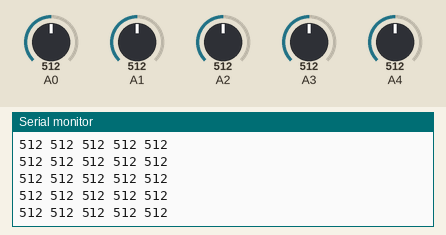
Simulated run of this sketch. Board: Arduino Uno, built with avr-gcc and run on an emulated ATmega328P. Shown: the last lines printed to the serial monitor. The inputs (shaded band) are chosen by the test bench; at power-on: A0 = 512, A1 = 512, A2 = 512, A3 = 512, A4 = 512.

Above: at 1.2 s.
1.3 s: A0 set to 716
At 1.43 s:
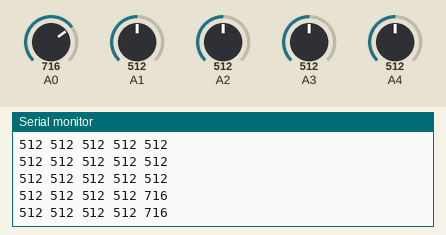
2.8 s: A1 set to 716
At 2.84 s:
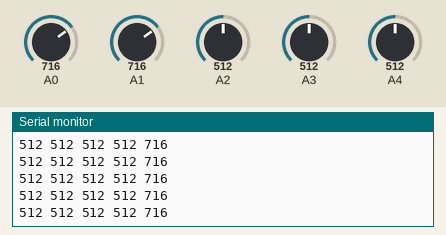
5.8 s: A2 set to 716
At 5.89 s:
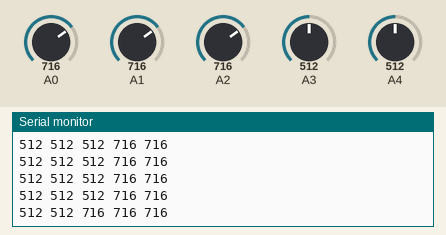
7.3 s: A3 set to 716
At 7.31 s:
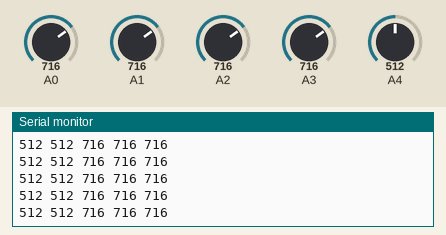
8.8 s: A4 set to 716
At 8.83 s:
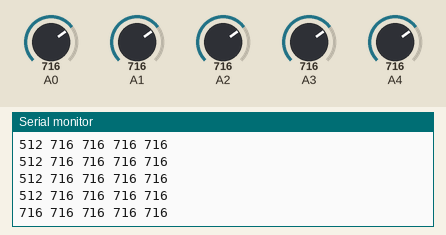
10.3 s: A0 set to 992
At 10.35 s:
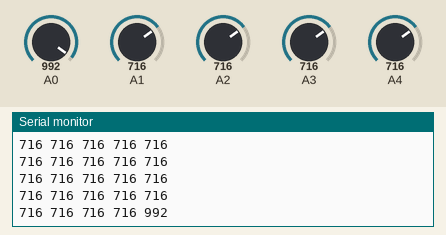
Timing chart, 0 to 12.8 s (numbered marks = the images above; inputs shaded):
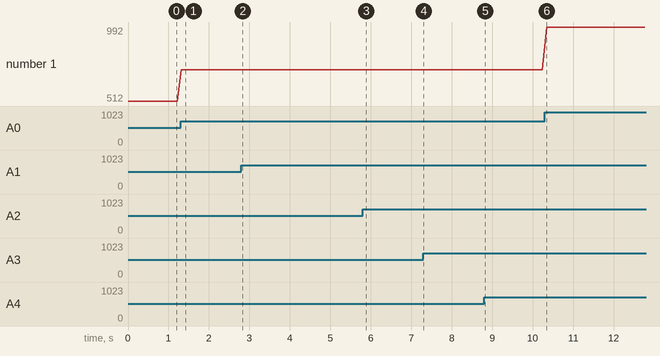

Measured:
- after the input at 1.3 s, the serial monitor: prints a new line at once (image 1)
- after the input at 5.8 s, the serial monitor: prints a new line after 0.08 s (image 3)
- after the input at 8.8 s, the serial monitor: prints a new line at once (image 5)
- after the input at 10.3 s, the serial monitor: prints a new line at once (image 6)
- plotted number 1: 512 → 716 after the input at 1.3 s, 716 → 992 after the input at 10.3 s

The sketch:

Sensor_Reading.ino
```cpp
void setup() {
  Serial.begin(9600);
}

void loop() {
  for (short int i = 4; i >= 0 ; i--) Serial.print(String(analogRead(i)) + " ");
  delay(100);
  Serial.println();
}
```
